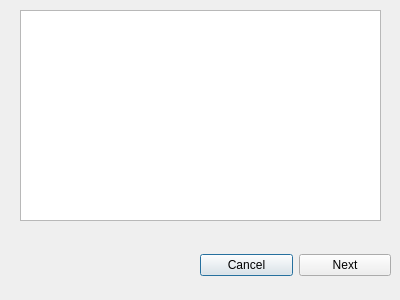
<?xml version="1.0" encoding="UTF-8"?>
<ui version="4.0">
 <class>FigureDialog</class>
 <widget class="QDialog" name="FigureDialog">
  <property name="geometry">
   <rect>
    <x>0</x>
    <y>0</y>
    <width>400</width>
    <height>300</height>
   </rect>
  </property>
  <property name="windowTitle">
   <string>Dialog</string>
  </property>
  <widget class="QWidget" name="horizontalLayoutWidget">
   <property name="geometry">
    <rect>
     <x>200</x>
     <y>240</y>
     <width>191</width>
     <height>51</height>
    </rect>
   </property>
   <layout class="QHBoxLayout" name="horizontalLayout_2">
    <item>
     <widget class="QPushButton" name="btnFigureDialogCancel">
      <property name="text">
       <string>Cancel</string>
      </property>
     </widget>
    </item>
    <item>
     <widget class="QPushButton" name="btnFigureDialogNext">
      <property name="text">
       <string>Next</string>
      </property>
     </widget>
    </item>
   </layout>
  </widget>
  <widget class="QListWidget" name="listWidget">
   <property name="geometry">
    <rect>
     <x>20</x>
     <y>10</y>
     <width>361</width>
     <height>211</height>
    </rect>
   </property>
  </widget>
 </widget>
 <resources/>
 <connections/>
</ui>
